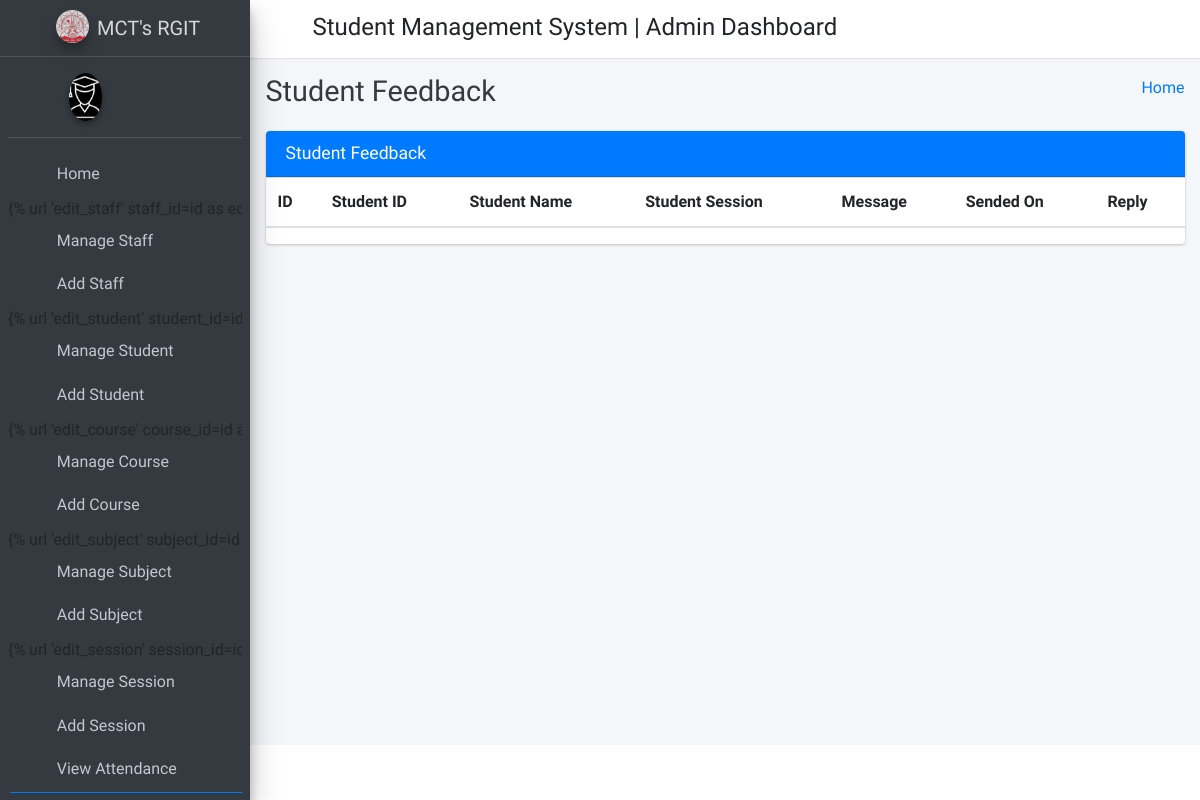
The page /student_feedback_message/ on the database as committed earlier.
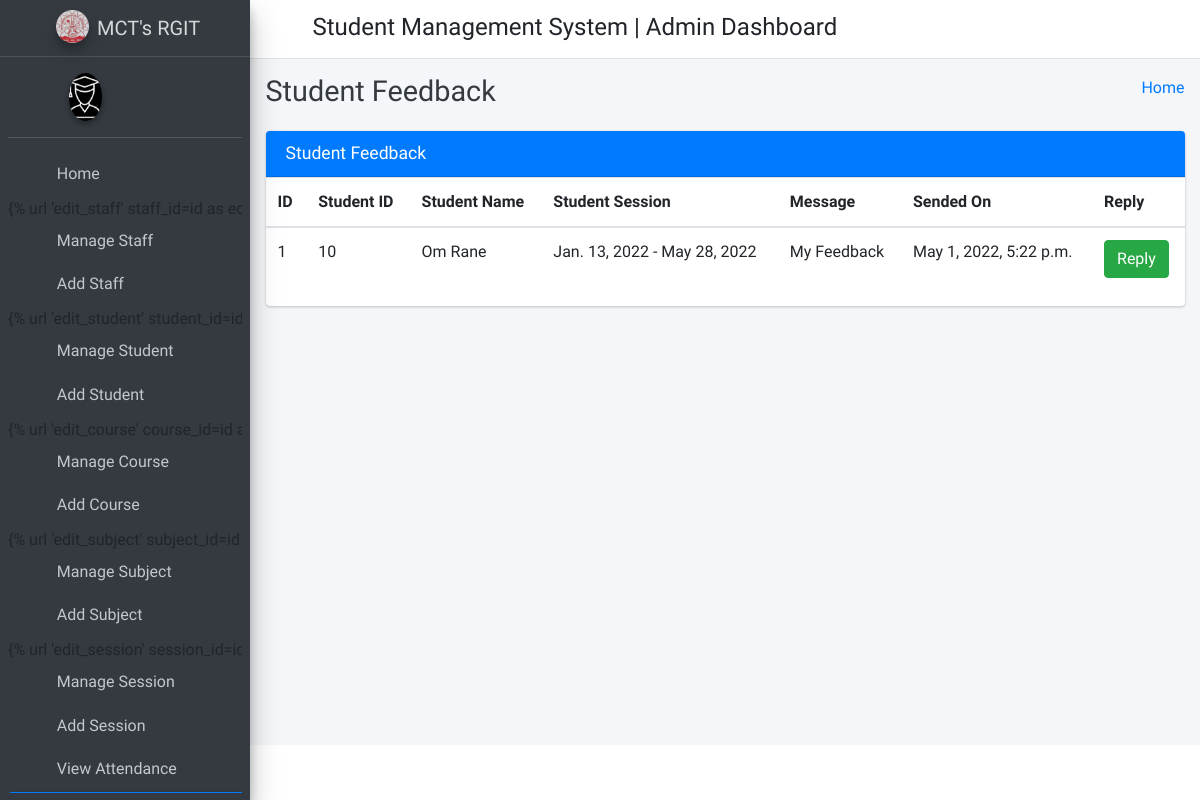
The same page on the database as committed later.
### college_management_app/models.py (models this page shows)
class FeedBackStudent(models.Model):
    id = models.AutoField(primary_key=True)
    student_id = models.ForeignKey(Students, on_delete=models.CASCADE)
    feedback = models.TextField()
    feedback_reply = models.TextField()
    created_at = models.DateTimeField(auto_now_add=True)
    updated_at = models.DateTimeField(auto_now=True)
    objects = models.Manager()

class Students(models.Model):
    id = models.AutoField(primary_key=True)
    admin = models.OneToOneField(CustomUser, on_delete = models.CASCADE)
    gender = models.CharField(max_length=50)
    profile_pic = models.FileField()
    address = models.TextField()
    course_id = models.ForeignKey(Courses, on_delete=models.DO_NOTHING, default=1)
    session_year_id = models.ForeignKey(SessionYearModel, null=True,
                                        on_delete=models.CASCADE)
    created_at = models.DateTimeField(auto_now_add=True)
    updated_at = models.DateTimeField(auto_now=True)
    objects = models.Manager()

class CustomUser(AbstractUser):
    HOD = '1'
    STAFF = '2'
    STUDENT = '3'
    EMAIL_TO_USER_TYPE_MAP = {
        'hod': HOD,
        'staff': STAFF,
        'student': STUDENT
    }
    user_type_data = ((HOD, "HOD"), (STAFF, "Staff"), (STUDENT, "Student"))
    user_type = models.CharField(default=1, choices=user_type_data, max_length=10)

class SessionYearModel(models.Model):
    id = models.AutoField(primary_key=True)
    session_start_year = models.DateField()
    session_end_year = models.DateField()
    objects = models.Manager()

### college_management_app/HodViews.py (the view)
# urls.py: path('student_feedback_message/', HodViews.student_feedback_message, name="student_feedback_message"),
def student_feedback_message(request):
    feedbacks = FeedBackStudent.objects.all()
    context = {
        "feedbacks": feedbacks
    }
    return render(request, 'hod_template/student_feedback_template.html', context)

### templates/hod_template/student_feedback_template.html (shortened to what this page needs)
{% extends 'hod_template/base_template.html' %}
{% block page_title %}
    Student Feedback
{% endblock page_title %}
{% block main_content %}
{% load static %}
<section class="content">
        <div class="container-fluid">
            <div class="row">
                <div class="col-md-12">
                    <div class="card card-primary">
                        <div class="card-header">
                            <h3 class="card-title">Student Feedback</h3>
                        </div>
                        <div class="table-responsive">
                            <table class="table">
                                <thead>
                                <tr>
                                    <th>ID</th>
                                    <th>Student ID</th>
                                    <th>Student Name</th>
                                    <th>Student Session</th>
                                    <th>Message</th>
                                    <th>Sended On</th>
                                    <th>Reply</th>
                                </tr>
                                </thead>
                                {% for feedback in feedbacks %}
                                <tbody>
                                <tr>
                                    <td>{{ feedback.id }}</td>
                                    <td>{{ feedback.student_id.admin.id }}</td>
                                    <td>{{ feedback.student_id.admin.first_name }} {{ feedback.student_id.admin.last_name }}</td>
                                    <td>{{ feedback.student_id.session_year_id.session_start_year }} - {{ feedback.student_id.session_year_id.session_end_year }}</td>
                                    <td>{{ feedback.feedback }}</td>
                                    <td>{{ feedback.created_at }}</td>
                                    <td>
                                        {% if feedback.feedback_reply == "" %}
                                            <button class="btn btn-success reply_open_modal" data-toggle="modal" data-target="#replyModal">Reply</button>
                                        {% else %}
                                            {{ feedback.feedback_reply }}
                                        {% endif %}
                                    </td>
                                </tr>
                                </tbody>
                                {% endfor %}
                            </table>
                        </div>
                    </div>
                </div>
            </div>
        </div>
      </section>
  {% endblock main_content %}

### templates/hod_template/base_template.html (shortened to what this page needs)
{% load static %}
<!DOCTYPE html>
<html>
<head>
  <link rel="stylesheet" href="{% static "plugins/fontawesome-free/css/all.min.css" %}">
  <link rel="stylesheet" href="https://code.ionicframework.com/ionicons/2.0.1/css/ionicons.min.css">
  <link rel="stylesheet" href="{% static 'plugins/tempusdominus-bootstrap-4/css/tempusdominus-bootstrap-4.min.css' %}">
  <link rel="stylesheet" href="{% static "plugins/icheck-bootstrap/icheck-bootstrap.min.css" %}">
  <link rel="stylesheet" href="{% static "plugins/jqvmap/jqvmap.min.css" %}">
  <link rel="stylesheet" href="{% static 'dist/css/adminlte.min.css'  %}">
  <link rel="stylesheet" href="{% static "plugins/overlayScrollbars/css/OverlayScrollbars.min.css" %}">
  <link rel="stylesheet" href="{% static "plugins/daterangepicker/daterangepicker.css" %}">
  <link rel="stylesheet" href="{% static "plugins/summernote/summernote-bs4.css" %}">
</head>
<body class="hold-transition sidebar-mini layout-fixed">
  <div class="wrapper">
    <nav class="main-header navbar navbar-expand navbar-white navbar-light">
  <ul class="navbar-nav">
        <li class="nav-item">
          <a class="nav-link" data-widget="pushmenu" href="#" role="button"><i class="fas fa-bars"></i></a>
        </li>
      </ul>
      <h4 style="margin-left: 10px; margin-top: 5px;">Student Management System | Admin Dashboard</h4>
      <ul class="navbar-nav ml-auto">
      <li class="nav-item dropdown">
        <a class="nav-link" data-toggle="dropdown" href="#" aria-expanded="false">
          <i class="fas fa-cog"></i>
        </a>
      </li>
    </ul>
    </nav>
    {% include 'hod_template/sidebar_template.html' with user=user id=id %}
    <div class="content-wrapper">
      <div class="content-header">
        <div class="container-fluid">
          <div class="row mb-2">
            <div class="col-sm-6">
              <h1 class="m-0 text-dark">
                {% block page_title %}
                {% endblock page_title %}
              </h1>
            </div>
            <div class="col-sm-6">
              <ol class="breadcrumb float-sm-right">
                <li class="breadcrumb-item"><a href="{% url 'admin_home' %}">Home</a></li>
              </ol>
            </div>
          </div>
        </div>
      </div>
      {% block main_content %}
      {% endblock main_content %}
    </div>
  </div>
</body>
</html>

### templates/hod_template/sidebar_template.html (shortened to what this page needs)
{% load static %}
<aside class="main-sidebar sidebar-dark-primary elevation-4">
  <a href="{% url 'student_home' %}" class="brand-link">
    <img
      src="{% static 'dist/img/download.jpg' %}"
      alt="AdminLTE Logo"
      class="brand-image img-circle elevation-3 ml-5"
      style="opacity: 0.8"
    />
    <span class="brand-text font-weight-light">MCT's RGIT</span>
  </a>
  <div class="sidebar">
    <div class="user-panel mt-3 pb-3 mb-3 d-flex">
      <div class="image">
        <img
          src="{% static 'dist/img/logo.png' %}"
          class="img-circle elevation-2 ml-5"
          alt="User Image"
          style="max-width: 100%"
        />
      </div>
      <div class="info">
      </div>
    </div>
    <nav class="mt-2">
      <ul
        class="nav nav-pills nav-sidebar flex-column"
        data-widget="treeview"
        role="menu"
        data-accordion="false"
      >
        <li class="nav-item">
          {% url 'admin_home' as admin_home %}
          <a
            href="{{ admin_home }}"
            class="nav-link {% if request.path == admin_home %} active {% endif %}"
          >
            <i class="nav-icon fas fa-tachometer-alt"></i>
            <p>Home</p>
          </a>
        </li>
        <li class="nav-item">
          {% url 'manage_staff' as manage_staff %} {% url 'edit_staff'
          staff_id=id as edit_staff %}
          <a
            href="{{ manage_staff }}"
            class="nav-link {% if request.path == manage_staff %} active {% endif %} {% if request.path == edit_staff %} active {% endif %}"
          >
            <i class="nav-icon fas fa-chalkboard-teacher"></i>
            <p>Manage Staff</p>
          </a>
        </li>
        <li class="nav-item">
          {% url 'add_staff' as add_staff %}
          <a
            href="{{ add_staff }}"
            class="nav-link {% if request.path == add_staff %} active {% endif %}"
          >
            <i class="nav-icon fas fa-th"></i>
            <p>Add Staff</p>
          </a>
        </li>
        <li class="nav-item">
          {% url 'manage_student' as manage_student %} {% url 'edit_student'
          student_id=id as edit_student %}
          <a
            href="{{ manage_student }}"
            class="nav-link {% if request.path == manage_student %} active {% endif %} {% if request.path == edit_student %} active {% endif %}"
          >
            <i class="nav-icon fas fa-user-graduate"></i>
            <p>Manage Student</p>
          </a>
        </li>
        <li class="nav-item">
          {% url 'add_student' as add_student %}
          <a
            href="{{ add_student }}"
            class="nav-link {% if request.path == add_student %} active {% endif %}"
          >
            <i class="nav-icon fas fa-th"></i>
            <p>Add Student</p>
          </a>
        </li>
        <li class="nav-item">
          {% url 'manage_course' as manage_course %} {% url 'edit_course'
          course_id=id as edit_course %}
          <a
            href="{{ manage_course }}"
            class="nav-link {% if request.path == manage_course %} active {% endif %} {% if request.path == edit_course %} active {% endif %}"
          >
            <i class="nav-icon fas fa-chalkboard"></i>
            <p>Manage Course</p>
          </a>
        </li>
        <li class="nav-item">
          {% url 'add_course' as add_course %}
          <a
            href="{{ add_course }}"
            class="nav-link {% if request.path == add_course %} active {% endif %}"
          >
            <i class="nav-icon fas fa-th"></i>
            <p>Add Course</p>
          </a>
        </li>
        <li class="nav-item">
          {% url 'manage_subject' as manage_subject %} {% url 'edit_subject'
          subject_id=id as edit_subject %}
          <a
            href="{{ manage_subject }}"
            class="nav-link {% if request.path == manage_subject %} active {% endif %} {% if request.path == edit_subject %} active {% endif %}"
          >
            <i class="nav-icon fas fa-book"></i>
            <p>Manage Subject</p>
          </a>
        </li>
        <li class="nav-item">
          {% url 'add_subject' as add_subject %}
          <a
            href="{{ add_subject }}"
            class="nav-link {% if request.path == add_subject %} active {% endif %}"
          >
            <i class="nav-icon fas fa-th"></i>
            <p>Add Subject</p>
          </a>
        </li>
        <li class="nav-item">
          {% url 'manage_session' as manage_session %} {% url 'edit_session'
          session_id=id as edit_session %}
          <a
            href="{{ manage_session }}"
            class="nav-link {% if request.path == manage_session %} active {% endif %} {% if request.path == edit_session %} active {% endif %}"
          >
            <i class="nav-icon fas fa-graduation-cap"></i>
            <p>Manage Session</p>
          </a>
        </li>
        <li class="nav-item">
          {% url 'add_session' as add_session %}
          <a
            href="{{ add_session }}"
            class="nav-link {% if request.path == add_session %} active {% endif %}"
          >
            <i class="nav-icon fas fa-th"></i>
            <p>Add Session</p>
          </a>
        </li>
        <li class="nav-item">
          {% url 'admin_view_attendance' as admin_view_attendance %}
          <a
            href="{{ admin_view_attendance }}"
            class="nav-link {% if request.path == admin_view_attendance %} active {% endif %}"
          >
            <i class="nav-icon fas fa-calendar-alt"></i>
            <p>View Attendance</p>
          </a>
        </li>
      </ul>
    </nav>
  </div>
</aside>

Rows that differ between the two databases and show on the page:
added FeedBackStudent: id "1", student_id.admin.id "10", student_id.admin.first_name "Om", student_id.admin.last_name "Rane", student_id.session_year_id.session_start_year "Jan. 13, 2022", student_id.session_year_id.session_end_year "May 28, 2022", feedback "My Feedback", created_at "May 1, 2022, 5:22 p.m.", feedback_reply "Reply"
